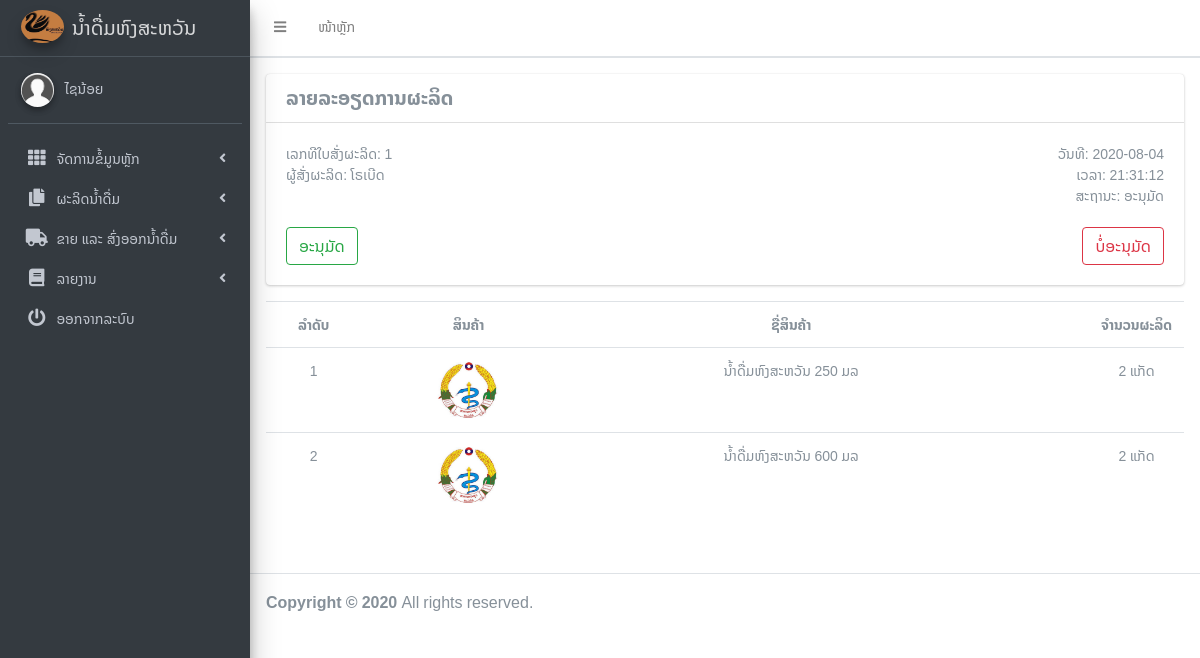
The app's page /User/Make/makedetail.php?id=1 (signed in) with its own data.
### tables this page shows
CREATE TABLE `tbmaking` (
  `Make_No` int(11) NOT NULL,
  `DateOFMake` date DEFAULT NULL,
  `TimeOFMake` time DEFAULT NULL,
  `QtyAmount` int(11) DEFAULT NULL,
  `Emp_ID` varchar(10) DEFAULT NULL,
  `status` varchar(50) NOT NULL,
  `seen1` varchar(50) NOT NULL,
  `seen2` varchar(50) NOT NULL
);

CREATE TABLE `tbemployees` (
  `Emp_ID` varchar(10) NOT NULL,
  `Emp_Name` varchar(50) NOT NULL,
  `Emp_Surname` varchar(50) NOT NULL,
  `Gender` varchar(5) NOT NULL,
  `Address` varchar(100) NOT NULL,
  `Tel` varchar(24) NOT NULL,
  `Email` varchar(100) NOT NULL,
  `Password` varchar(24) NOT NULL,
  `auther_id` int(11) NOT NULL,
  `img_path` varchar(1000) NOT NULL
);

CREATE TABLE `tbmakedetail` (
  `M_No` int(11) NOT NULL,
  `MaKe_No` int(11) DEFAULT NULL,
  `Pro_ID` varchar(10) DEFAULT NULL,
  `Qty` int(11) DEFAULT NULL
);

CREATE TABLE `tbproducts` (
  `Pro_ID` varchar(10) NOT NULL,
  `Pro_Name` varchar(50) DEFAULT NULL,
  `Unit_ID` int(11) DEFAULT NULL,
  `Price` int(11) DEFAULT NULL,
  `Qty` int(11) DEFAULT NULL,
  `QtyAlert` int(11) DEFAULT NULL,
  `img_path` varchar(1000) NOT NULL
);

CREATE TABLE `tbunit` (
  `Unit_ID` int(11) NOT NULL,
  `Unit_Name` varchar(50) DEFAULT NULL
);

### User/Make/makedetail.php (the view, shortened to what this page needs)
<?php
    if($_SESSION['ses_id'] == ''){
        echo"<meta http-equiv='refresh' content='1;URL=../../index.php'>";
    }
    else if($_SESSION['auther_id'] != 2){
        echo"<meta http-equiv='refresh' content='1;URL=../../Check/logout.php'>";
    }
    else{
      require '../../ConnectDB/connectDB.php';
      $id = $_GET['id'];
      $sqlget = "select make_no,dateofmake,timeofmake,qtyamount,emp_name,status from tbmaking m left join tbemployees e on m.emp_id=e.emp_id";
      $resultget = mysqli_query($link,$sqlget);
      $rowget = mysqli_fetch_array($resultget,MYSQLI_ASSOC);
      ?>
<!DOCTYPE html>
<html>
<head>
  <link rel="stylesheet" href="../../plugins/fontawesome-free/css/all.min.css">
  <link rel="stylesheet" href="https://code.ionicframework.com/ionicons/2.0.1/css/ionicons.min.css">
  <link rel="stylesheet" href="../../plugins/tempusdominus-bootstrap-4/css/tempusdominus-bootstrap-4.min.css">
  <link rel="stylesheet" href="../../plugins/icheck-bootstrap/icheck-bootstrap.min.css">
  <link rel="stylesheet" href="../../plugins/jqvmap/jqvmap.min.css">
  <link rel="stylesheet" href="../../dist/css/adminlte.min.css">
  <link rel="stylesheet" href="../../dist/css/alt/style.css">
  <link rel="stylesheet" href="../../plugins/overlayScrollbars/css/OverlayScrollbars.min.css">
  <link rel="stylesheet" href="../../plugins/daterangepicker/daterangepicker.css">
  <link rel="stylesheet" href="../../plugins/summernote/summernote-bs4.css">
</head>
<body class="hold-transition sidebar-mini layout-fixed" >
<div class="wrapper">
  <nav class="main-header navbar navbar-expand navbar-white navbar-light font14">
    <ul class="navbar-nav">
      <li class="nav-item">
        <a class="nav-link" data-widget="pushmenu" href="#"><i class="fas fa-bars"></i></a>
      </li>
      <li class="nav-item d-none d-sm-inline-block">
        <a href="../Main.php" class="nav-link">ໜ້າຫຼັກ</a>
      </li>
    </ul>
  </nav>
  <aside class="main-sidebar sidebar-dark-primary elevation-4 font14">
    <a href="../Main.php" class="brand-link">
      <img src="../../image/background.jpeg" alt="AdminLTE Logo" class="brand-image img-circle elevation-3"
           style="opacity: .8">
      <span class="brand-text font-weight-light">ນ້ຳດື່ມຫົງສະຫວັນ</span>
    </a>
    <div class="sidebar">
      <div class="user-panel mt-3 pb-3 mb-3 d-flex">
        <div class="image">
          <?php
            if($_SESSION['img_path'] == ''){
              ?>
              <img src="../../image/image.jpeg" class="img-circle elevation-2" alt="User Image">
              <?php
            }
            else{
              ?>
                   <img src="../../image/<?php echo $_SESSION['img_path'] ?>" class="img-circle elevation-2" alt="User Image">
              <?php
            }
          ?>
        </div>
        <div class="info">
          <a href="#" class="d-block"><?php echo $_SESSION['emp_name'] ?></a>
        </div>
      </div>
      <nav class="mt-2">
        <ul class="nav nav-pills nav-sidebar flex-column" data-widget="treeview" role="menu" data-accordion="false">
          <li class="nav-item has-treeview">
            <a href="#" class="nav-link">
              <i class="nav-icon fas fa-th"></i>
              <p>
                ຈັດການຂໍ້ມູນຫຼັກ
                <i class="fas fa-angle-left right"></i>
              </p>
            </a>
          </li>
          <li class="nav-item">
            <li class="nav-item has-treeview">
              <a href="#" class="nav-link">
                <i class="nav-icon fas fa-copy"></i>
                <p>
                  ຜະລິດນ້ຳດື່ມ
                  <i class="fas fa-angle-left right"></i>
                </p>
              </a>
          </li>
          <li class="nav-item">
            <li class="nav-item has-treeview">
              <a href="#" class="nav-link">
                <i class="nav-icon fa fa-truck"></i>
                <p>
                  ຂາຍ ແລະ ສົ່ງອອກນ້ຳດື່ມ
                  <i class="fas fa-angle-left right"></i>
                </p>
              </a>
          </li>
          <li class="nav-item has-treeview">
            <a href="#" class="nav-link">
              <i class="nav-icon fas fa-book"></i>
              <p>
                ລາຍງານ
                <i class="fas fa-angle-left right"></i>
              </p>
            </a>
            <li class="nav-item">
              <a href="#" class="nav-link" data-toggle="modal" data-target="#exampleModal">
                <i class="nav-icon fas fa-power-off"></i>
                <p>
                  ອອກຈາກລະບົບ
                </p>
              </a>
            </li>
          </li>
        </ul>
      </nav>
    </div>
  </aside>
  <div class="main-footer font14">
    <div class="card">
        <h5 class="card-header"><b>ລາຍລະອຽດການຜະລິດ</b></h5>
        <div class="card-body">
            <div style="width: 100%;">
                <div style="width: 48%;float: left;">
                    ເລກທີໃບສັ່ງຜະລິດ: <?php echo $rowget['make_no'] ?><br>
                    ຜູ້ສັ່ງຜະລິດ: <?php echo $rowget['emp_name'] ?> <br><br><br>
                    <a href="#" class="btn btn-outline-success" data-toggle="modal" data-target="#exampleModalaccept">ອະນຸມັດ</a>
                </div>
                <div style="width: 48%;float: right;" align="right">
                    ວັນທີ: <?php echo $rowget['dateofmake'] ?> <br>
                    ເວລາ: <?php echo $rowget['timeofmake'] ?> <br>
                    ສະຖານະ: <?php echo $rowget['status'] ?> <br><br>
                    <a href="#" class="btn btn-outline-danger" data-toggle="modal" data-target="#exampleModalnot">ບໍ່ອະນຸມັດ</a>
                </div>
            </div>
        </div>
      </div>
    <div class="table-responsive" style="text-align: center;">
        <table class="table font12" style="width: 1000px">
          <tr>
              <th style="width: 20px;">ລຳດັບ</th>
              <th style="width: 120px;">ສິນຄ້າ</th>
              <th style="width: 250px;">ຊື່ສິນຄ້າ</th>
              <th style="width: 150px;">ຈຳນວນຜະລິດ</th>
          </tr>
          <?php
            $no_ = 0;
            $sqlshow = "select pro_name,d.qty,unit_name,img_path from tbmakedetail d left join tbproducts p on d.pro_id=p.pro_id left join tbunit u on p.unit_id = u.unit_id where make_no='$id'";
            $resultshow = mysqli_query($link,$sqlshow);
            while($row = mysqli_fetch_array($resultshow,MYSQLI_ASSOC)){
          ?>
          <tr>
              <td><?php echo $no_ += 1;?></td>
              <td>
                <img src="../../image/<?php echo $row['img_path']; ?>" alt="" style="width: 100px;heigt: 100px;">
              </td>
              <td><?php echo $row['pro_name']; ?></td>
              <td><?php echo $row['qty']; ?> <?php echo $row['unit_name']; ?></td>
          </tr>
          <?php
            }
          ?>
        </table>
      </div>
    </div>
  </div>
  <br>
  <footer class="main-footer">
    <strong>Copyright &copy; 2020 </strong>
    All rights reserved.
  </footer>
</body>
</html>
      <?php
    }
?>

### records on screen
tbmaking: Make_No "1", DateOFMake "2020-08-04", TimeOFMake "21:31:12", status "ອະນຸມັດ"
tbemployees: Emp_Name "ໂຣເບີດ"
tbmakedetail: no_ "1", Pro_ID.img_path (picture), Pro_ID.Pro_Name "ນ້ຳດື່ມຫົງສະຫວັນ 250 ມລ", Qty "2", tbunit.Unit_Name "ແກັດ"
tbmakedetail: no_ "2", Pro_ID.img_path (picture), Pro_ID.Pro_Name "ນ້ຳດື່ມຫົງສະຫວັນ 600 ມລ", Qty "2", tbunit.Unit_Name "ແກັດ"

### other values on screen
$_SESSION['emp_name'] "ໄຊນ້ອຍ"
